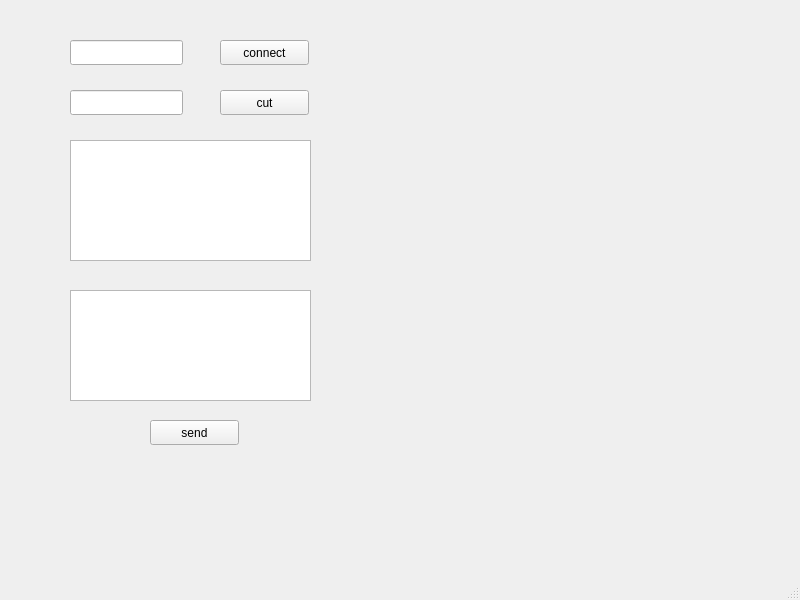
<?xml version="1.0" encoding="UTF-8"?>
<ui version="4.0">
 <class>MainWindow</class>
 <widget class="QMainWindow" name="MainWindow">
  <property name="geometry">
   <rect>
    <x>0</x>
    <y>0</y>
    <width>800</width>
    <height>600</height>
   </rect>
  </property>
  <property name="windowTitle">
   <string>MainWindow</string>
  </property>
  <widget class="QWidget" name="centralwidget">
   <widget class="QLineEdit" name="lineEdit">
    <property name="geometry">
     <rect>
      <x>70</x>
      <y>40</y>
      <width>113</width>
      <height>25</height>
     </rect>
    </property>
   </widget>
   <widget class="QLineEdit" name="lineEdit_2">
    <property name="geometry">
     <rect>
      <x>70</x>
      <y>90</y>
      <width>113</width>
      <height>25</height>
     </rect>
    </property>
   </widget>
   <widget class="QPushButton" name="pushButton">
    <property name="geometry">
     <rect>
      <x>220</x>
      <y>40</y>
      <width>89</width>
      <height>25</height>
     </rect>
    </property>
    <property name="text">
     <string>connect</string>
    </property>
   </widget>
   <widget class="QPushButton" name="pushButton_2">
    <property name="geometry">
     <rect>
      <x>220</x>
      <y>90</y>
      <width>89</width>
      <height>25</height>
     </rect>
    </property>
    <property name="text">
     <string>cut</string>
    </property>
   </widget>
   <widget class="QTextEdit" name="textEdit">
    <property name="geometry">
     <rect>
      <x>70</x>
      <y>140</y>
      <width>241</width>
      <height>121</height>
     </rect>
    </property>
   </widget>
   <widget class="QTextEdit" name="textEdit_2">
    <property name="geometry">
     <rect>
      <x>70</x>
      <y>290</y>
      <width>241</width>
      <height>111</height>
     </rect>
    </property>
   </widget>
   <widget class="QPushButton" name="pushButton_3">
    <property name="geometry">
     <rect>
      <x>150</x>
      <y>420</y>
      <width>89</width>
      <height>25</height>
     </rect>
    </property>
    <property name="text">
     <string>send</string>
    </property>
   </widget>
  </widget>
  <widget class="QMenuBar" name="menubar">
   <property name="geometry">
    <rect>
     <x>0</x>
     <y>0</y>
     <width>800</width>
     <height>22</height>
    </rect>
   </property>
  </widget>
  <widget class="QStatusBar" name="statusbar"/>
 </widget>
 <resources/>
 <connections/>
</ui>
